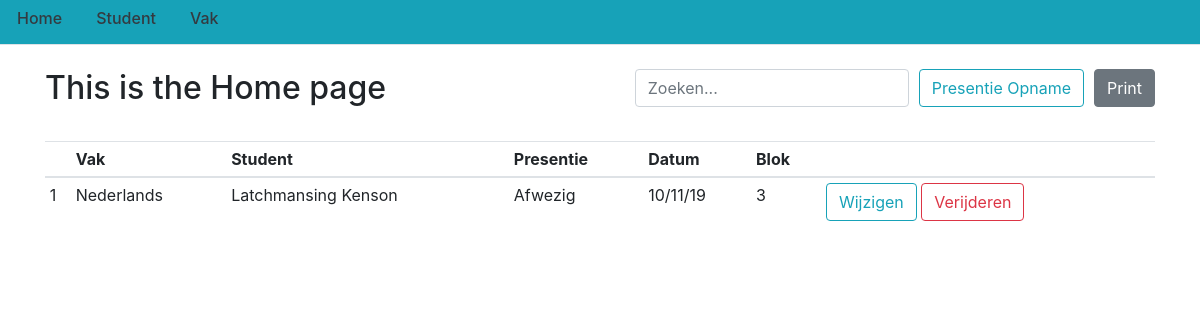
Page /home on the earlier database version.
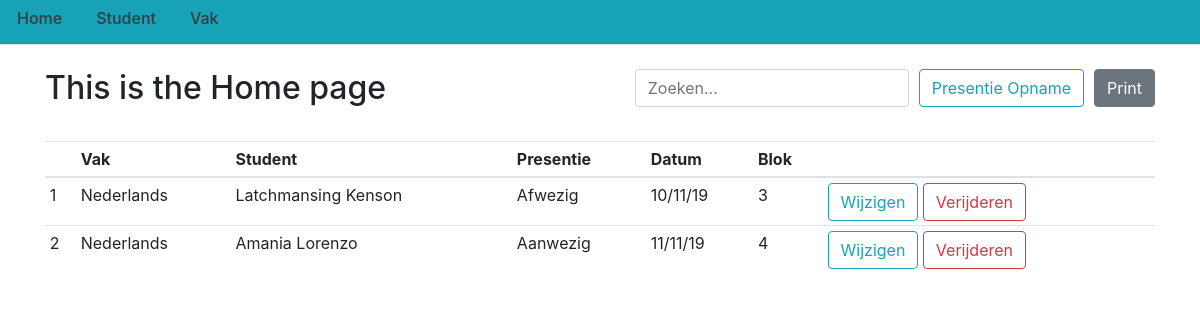
Same page on the later database version.
### flasklog/models.py (models this page shows, shortened)
class Presentie(db.Model):
    pres_id = db.Column(db.Integer(), primary_key=True)
    vak_id = db.Column(db.Integer(), db.ForeignKey('vak.vak_id'), nullable=False)
    student_id = db.Column(db.Integer(), db.ForeignKey('student.student_id'), nullable=False)
    presentie = db.Column(db.String(30), nullable=False)
    blok = db.Column(db.String(30), nullable=False)
    datum = db.Column(db.DateTime, nullable=False, default=datetime.now)

class Vak(db.Model):
    vak_id = db.Column(db.Integer(), primary_key=True)
    vakcode = db.Column(db.String(225), unique=True, nullable=False)
    vaknaam = db.Column(db.String(225), unique=True, nullable=False)
    presentie = db.relationship('Presentie', backref='vak', lazy=True)

class Student(db.Model):
    student_id = db.Column(db.Integer(), primary_key=True)
    naam = db.Column(db.String(225), nullable=False)
    voornaam = db.Column(db.String(225), nullable=False)
    studentnummer = db.Column(db.String(225), unique=True, nullable=False)
    richting = db.Column(db.String(225), nullable=False)
    cohort = db.Column(db.Integer(), nullable=False)
    leerjaar = db.Column(db.String(30), nullable=False)
    presentie = db.relationship('Presentie', backref='student', lazy=True)

### flasklog/routes.py (the view)
@app.route('/')
@app.route('/home')
def home():
    pres = Presentie.query.all()
    return render_template('home.html', title='Home', posts=pres)

### flasklog/templates/home.html (shortened to what this page needs)
{% extends "layout.html" %}
{% block content %}
<br>
<div>
    <div class="float-right">
        <button type="button" class="btn btn-secondary" onClick="window.print()" title="Printen"
            style='color: #fff;'>Print</button>
    </div>
    <div class="float-right" style="margin-right:10px;">
        <a href="{{ url_for('presentie') }}">
            <button type="button" class="btn btn-outline-info">Presentie Opname</button>
        </a>
    </div>
    <div class="float-right" style="margin-right:10px;">
        <input type="search" class="form-control" id="search" placeholder="Zoeken..." onkeyup="searchFunctionRep()">
    </div>
    <div class="float-left">
        <h2>This is the Home page</h2>
    </div>
</div>
<br>
<br>
<br>
<div style="height: 20em; overflow: auto;">
    <table id="tbl_student" class="table table-sm">
        <thead class="print">
            <tr>
                <th scope="col"></th>
                <th scope="col">Vak</th>
                <th scope="col">Student</th>
                <th scope="col">Presentie</th>
                <th scope="col">Datum</th>
                <th scope="col">Blok</th>
                <th scope="col"></th>
            </tr>
        </thead>
        <tbody>
            {% for pres in posts %}
            <tr>
                <td class="print">{{ pres.pres_id }}</td>
                <td class="print">{{ pres.vak.vaknaam }}</td>
                <td class="print">{{ pres.student.naam }} {{ pres.student.voornaam }}</td>
                <td class="print">{{ pres.presentie }}</td>
                <td class="print">{{ pres.datum.strftime('%d/%m/%y') }}</td>
                <td class="print">{{ pres.blok }}</td>
                <td>
                    <a href="{{ url_for('pres', id=pres.pres_id) }}">
                        <button type="button" class="btn btn-outline-info">Wijzigen</button>
                    </a>
                    <a href="{{ url_for('verwijder_pres', id=pres.pres_id) }}">
                        <button type="button" class="btn btn-outline-danger">Verijderen</button>
                    </a>
                </td>
            </tr>
            {% endfor %}
        </tbody>
    </table>
</div>
{% endblock content %}

### flasklog/templates/layout.html (shortened to what this page needs)
<!DOCTYPE html>
<html>
<head>
    <link rel="stylesheet" href="https://stackpath.bootstrapcdn.com/bootstrap/4.3.1/css/bootstrap.min.css"
>
</head>
<body>
    <header>
        <div class="nav_bar, bg-info text-white">
            <ul class="nav nav-tabs">
                <li class="nav-item">
                    <a class="nav-link" href="{{ url_for('home') }}">
                        <h6 class="text-dark">Home</h6>
                    </a>
                </li>
                <li class="nav-item">
                    <a class="nav-link" href="{{ url_for('studenten') }}">
                        <h6 class="text-dark">Student</h6>
                    </a>
                </li>
                <li class="nav-item">
                    <a class="nav-link" href="{{ url_for('vakken') }}">
                        <h6 class="text-dark">Vak</h6>
                    </a>
                </li>
            </ul>
        </div>
    </header>
    <div class="container">
        {% block content %}
        {% endblock %}
    </div>
</body>
</html>

### flasklog/templates/layout.html (style rules this page uses)
body { visibility: hidden; }
.print { visibility: visible; }

Differences in the rows shown:
added Presentie: pres_id "2", vak.vaknaam "Nederlands", student.naam "Amania", student.voornaam "Lorenzo", presentie "Aanwezig", datum "11/11/19", blok "4"
